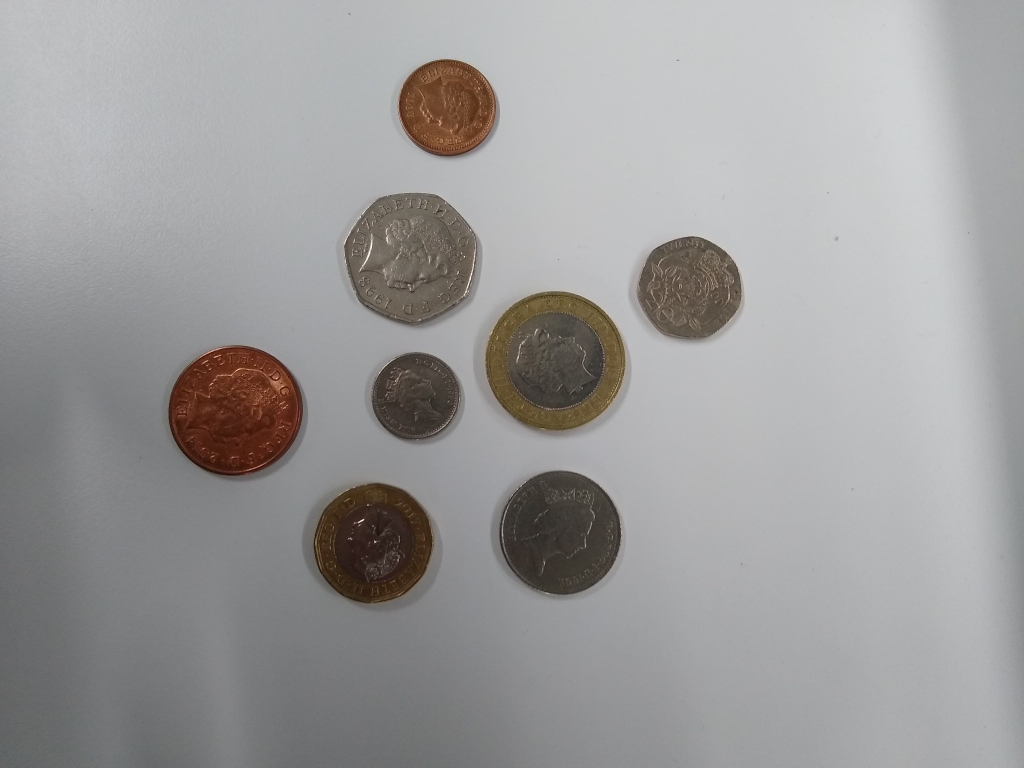
#> input picture Documenti/Git Repos/MainRepo/Coin_Recognition/test/image1.jpg, 4096 x 3072 px (shown at 1/4 size)
$ python -i utils.py   (imports and definitions only)
#> lines starting #> are read from the running program, lines starting #| are printed output that depends on the picture; after the words box and inside, x2 and y2 are one past the last pixel; in counts of white or black regions, pixels touching at a corner belong together
#> further down, picture is the input picture: shape (3072, 4096, 3); mean B, G, R 155.2, 155.3, 156.5
#! /usr/bin/env python

import cv2
import numpy as np
import os
import rospy

def resize_image(image, w=800, h=None):
#> called with w = 800
    if w is not None and h is not None:
        return cv2.resize(image, (w, h))
    elif h is None:
        ratio = w / float(image.shape[1])
#> ratio = 0.195
        return cv2.resize(image, (w, int(ratio * image.shape[0])))
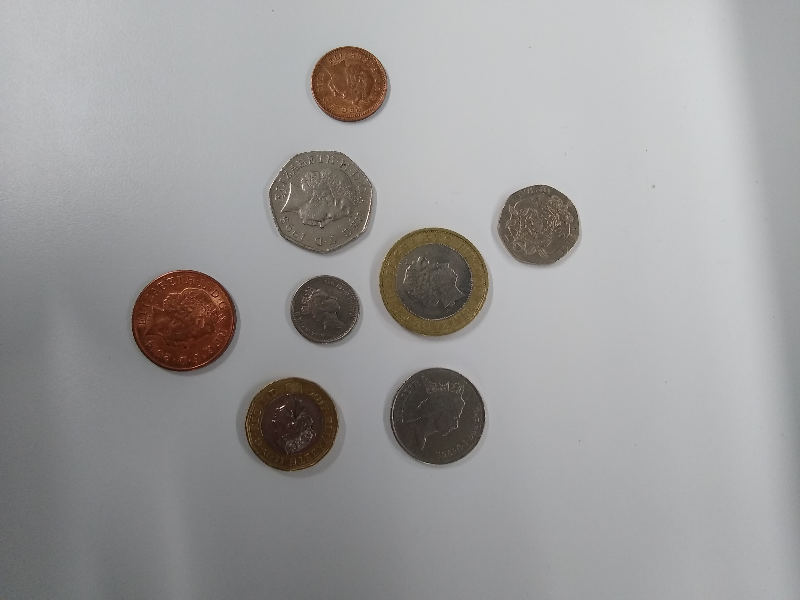
#> returned value: shape (600, 800, 3); mean of channels 0, 1, 2 155.2, 155.2, 156.5; drawn as B, G, R
    elif w is None:
        ratio = h / float(image.shape[0])
        return cv2.resize(image, (int(ratio * image.shape[1], h)))
    else:
        print("[ERROR] Insert either preferred height, preferred width or both.")

def nothing(x):
    pass

def transform_color_space(image, color_space):
    #change image's color space and return image
    if color_space == "HSV":
        image = cv2.cvtColor(image, cv2.COLOR_BGR2HSV)
    elif color_space == "LAB":
        image = cv2.cvtColor(image, cv2.COLOR_BGR2LAB)
    #OpenCV imread loads in BGR so no need for that conversion
    return image

def trackbar_mask_ranges(image):
    image = resize_image(image, w=800)
    imageHeight, imageWidth = image.shape[:2]
#> imageHeight = 600; imageWidth = 800
    color_space = "HSV"

    window_name = "%s image"%(color_space)
    cv2.namedWindow(window_name)

    #extract color components of color space
    (range1, range2, range3) = ([0, 179], [0, 255], [0, 255])
    component1, component2, component3 = list(color_space)

    u1 = "Upper %s"%(component1)
    l1 = "Lower %s"%(component1)
    u2 = "Upper %s"%(component2)
    l2 = "Lower %s"%(component2)
    u3 = "Upper %s"%(component3)
    l3 = "Lower %s"%(component3)

    #create trackbars for color components/channels
    cv2.createTrackbar(l1, window_name, range1[0], range1[1], nothing)
#> slider 'Lower H' is set to 35
    cv2.createTrackbar(u1, window_name, range1[1], range1[1], nothing)
    cv2.createTrackbar(l2, window_name, range2[0], range2[1], nothing)
#> slider 'Lower S' is set to 51
    cv2.createTrackbar(u2, window_name, range2[1], range2[1], nothing)
    cv2.createTrackbar(l3, window_name, range3[0], range3[1], nothing)
#> slider 'Lower V' is set to 51
    cv2.createTrackbar(u3, window_name, range3[1], range3[1], nothing)

    #resize image while keeping same ratio and convert to HSV color space
    image = cv2.resize(image, (imageWidth, imageHeight))
    new_color_space = cv2.cvtColor(image, cv2.COLOR_BGR2HSV)
#> new_color_space: shape (600, 800, 3); mean H, S, V 94.2, 14.7, 159

    while True:
        pos_l1 = cv2.getTrackbarPos(l1, window_name)
        pos_u1 = cv2.getTrackbarPos(u1, window_name)
        pos_l2 = cv2.getTrackbarPos(l2, window_name)
        pos_u2 = cv2.getTrackbarPos(u2, window_name)
        pos_l3 = cv2.getTrackbarPos(l3, window_name)
        pos_u3 = cv2.getTrackbarPos(u3, window_name)

        #array for final values
        final_lower = np.array([pos_l1, pos_l2, pos_l3])
        final_upper = np.array([pos_u1, pos_u2, pos_u3])

        #create mask
        mask = cv2.inRange(new_color_space, final_lower, final_upper)
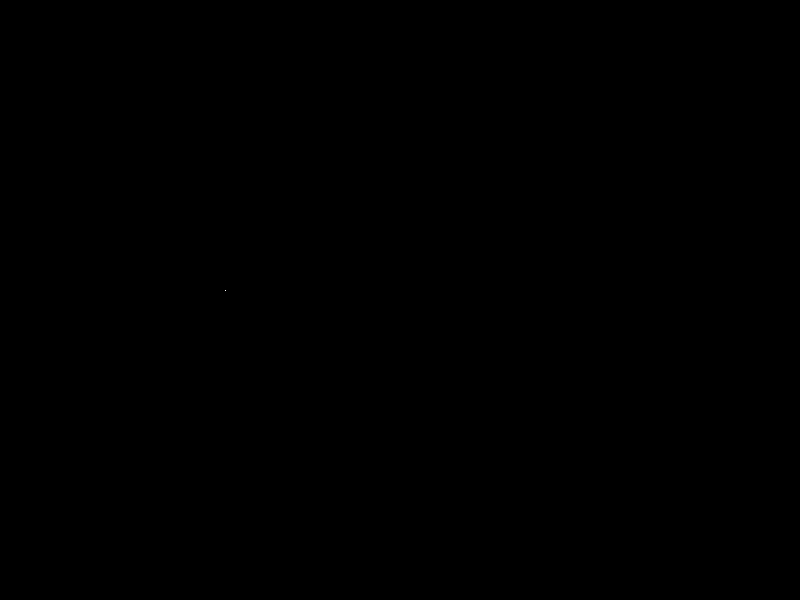
#> mask: shape (600, 800); 0% white in thin lines or dots, all inside (x1, y1, x2, y2) = (225, 290, 226, 291)

        output = cv2.bitwise_and(image, image, mask=mask)

        cv2.imshow(window_name, output)
        key = cv2.waitKey(500) & 0xFF
#> (key q is pressed here)
        if key == ord('q'):
            break

    print("Lower Boundaries for %s Color Space: %s"%(color_space,
                                        final_lower))
    print("Upper Boundaries for %s Color Space: %s"%(color_space,
                                        final_upper))
    cv2.destroyAllWindows()
    return (final_lower, final_upper)

#initialize node and image file path
# [1 line not run here, left out]
current_path = "/home/valeriofranchi/catkin_ws/src/assignment3"
# [1 line that did not run here, left out]

#load image
# [4 lines not run here, left out]

>>> import cv2
>>> picture = cv2.imread('../test/image1.jpg')
>>> result = trackbar_mask_ranges(picture)
#> result = ([35, 51, 51], [179, 255, 255])

$ run again, on Documenti/Git Repos/MainRepo/Coin_Recognition/test/image2.jpg
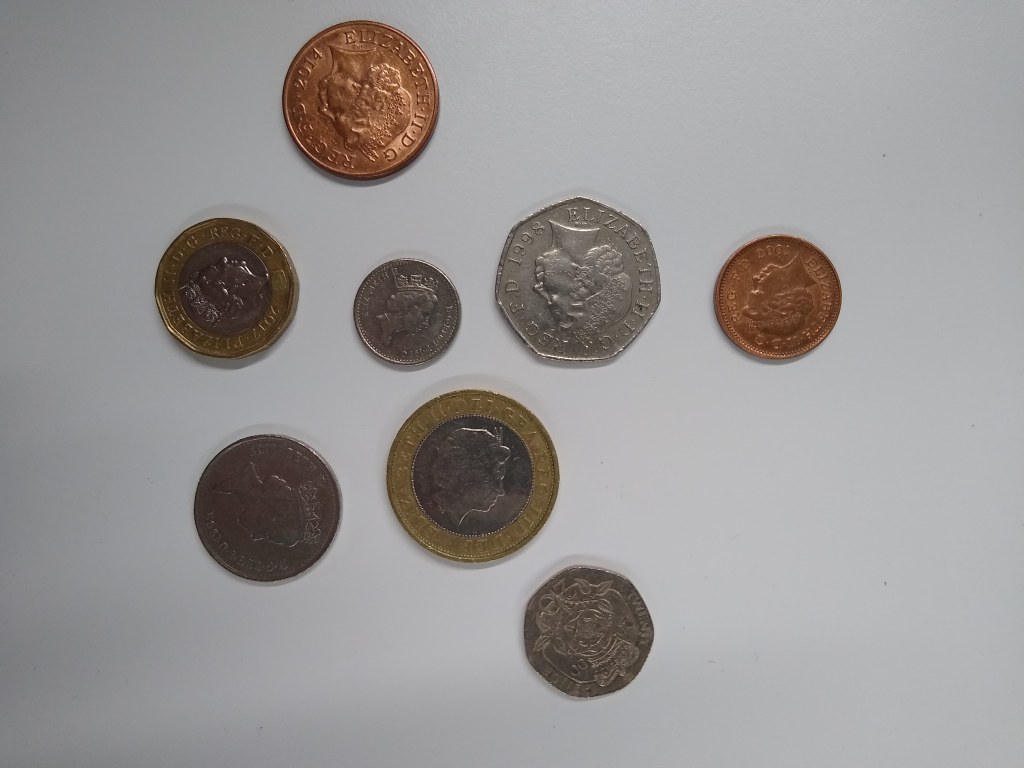
#> input picture Documenti/Git Repos/MainRepo/Coin_Recognition/test/image2.jpg, 4096 x 3072 px (shown at 1/4 size)
#> picture is the input picture: shape (3072, 4096, 3); mean B, G, R 150.2, 150.9, 154
#> in resize_image, `return cv2.resize(image, (w, int(ratio * image.shape[0])))`:
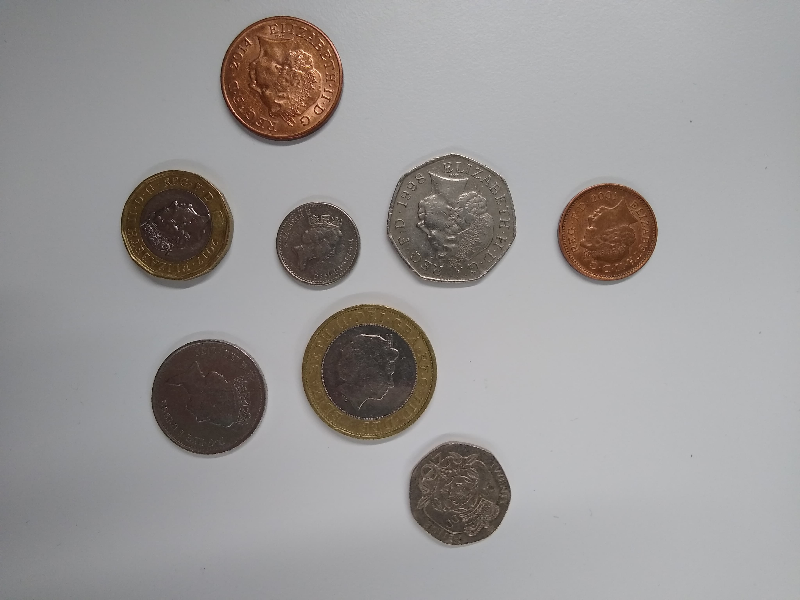
#> returned value: shape (600, 800, 3); mean of channels 0, 1, 2 150.2, 150.9, 153.9; drawn as B, G, R
#> new_color_space: shape (600, 800, 3); mean H, S, V 92.4, 19.1, 156.1
#> mask: shape (600, 800); 0% white in thin lines or dots, all inside (x1, y1, x2, y2) = (230, 105, 572, 420)
#> result = ([35, 51, 51], [179, 255, 255])

$ run again, on Documenti/Git Repos/MainRepo/Coin_Recognition/test/image3.jpg
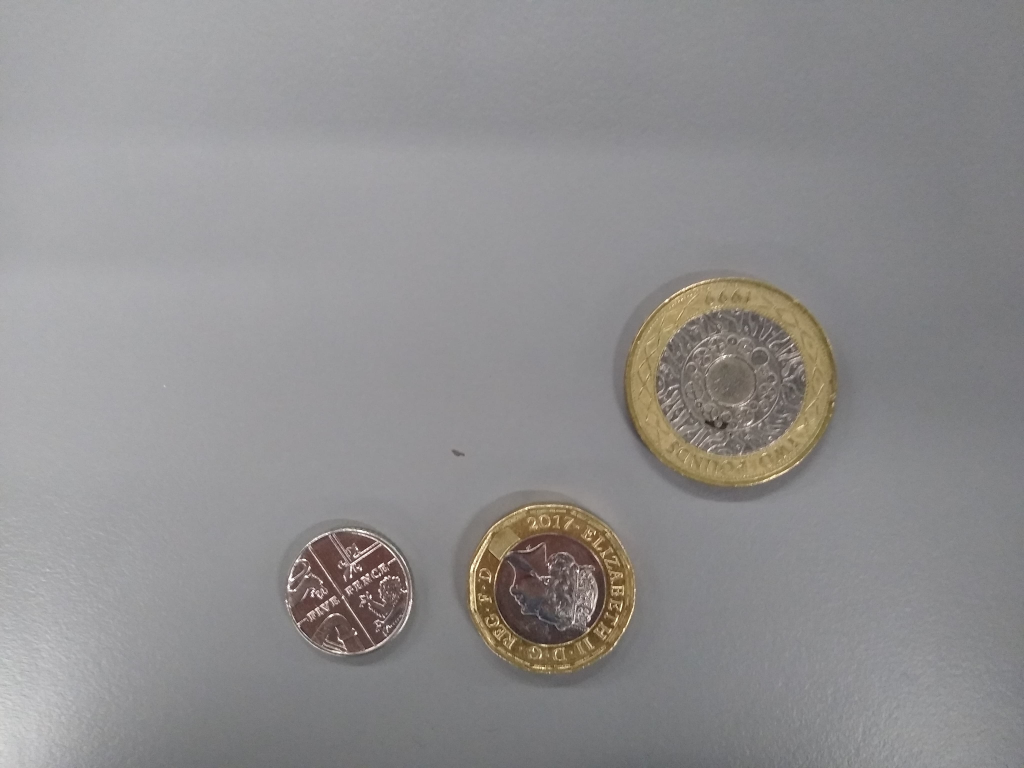
#> input picture Documenti/Git Repos/MainRepo/Coin_Recognition/test/image3.jpg, 4096 x 3072 px (shown at 1/4 size)
#> picture is the input picture: shape (3072, 4096, 3); mean B, G, R 142.5, 142.1, 143.7
#> in resize_image, `return cv2.resize(image, (w, int(ratio * image.shape[0])))`:
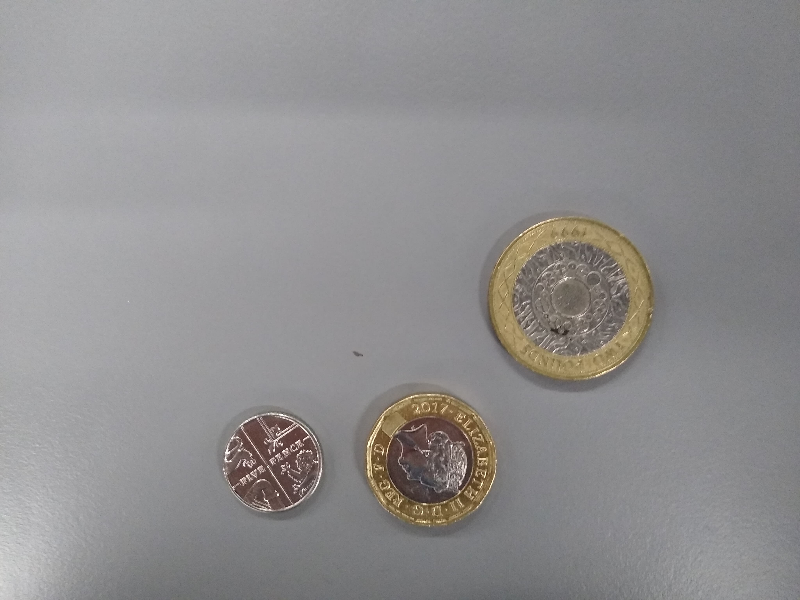
#> returned value: shape (600, 800, 3); mean of channels 0, 1, 2 142.4, 142, 143.6; drawn as B, G, R
#> new_color_space: shape (600, 800, 3); mean H, S, V 105.7, 11, 145.8
#> mask: shape (600, 800); 0.01% white in thin lines or dots, all inside (x1, y1, x2, y2) = (239, 430, 430, 495)
#> result = ([35, 51, 51], [179, 255, 255])

$ run again, on Documenti/Git Repos/MainRepo/Coin_Recognition/test/image4.jpg
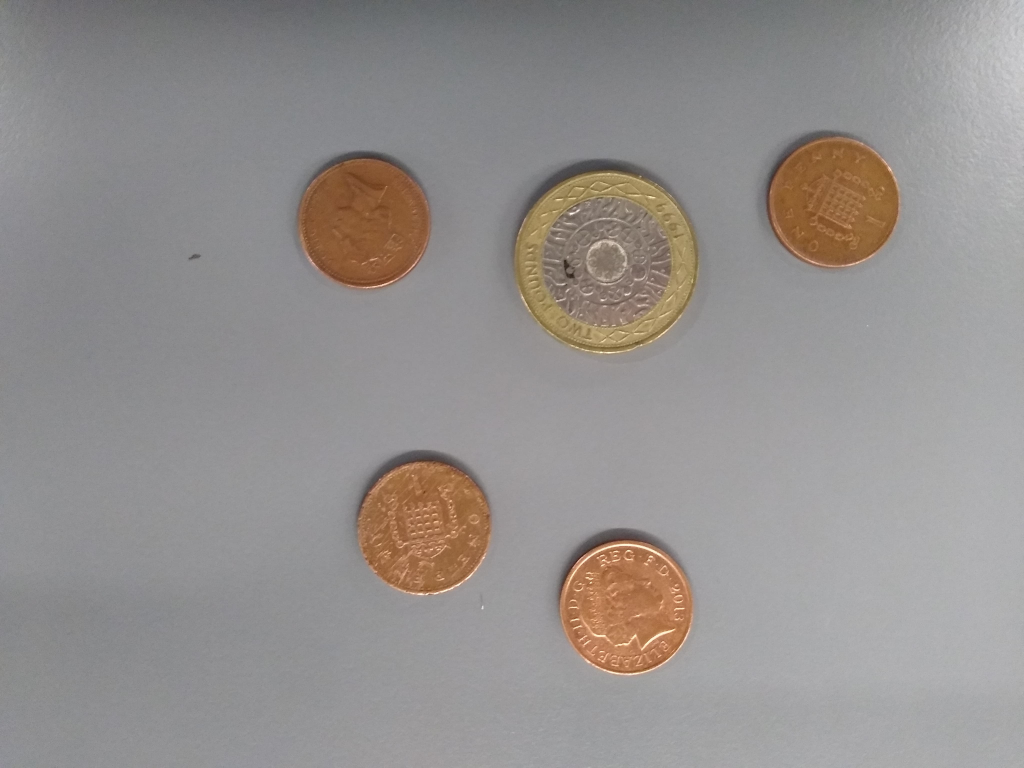
#> input picture Documenti/Git Repos/MainRepo/Coin_Recognition/test/image4.jpg, 4096 x 3072 px (shown at 1/4 size)
#> picture is the input picture: shape (3072, 4096, 3); mean B, G, R 142.1, 144.1, 148.5
#> in resize_image, `return cv2.resize(image, (w, int(ratio * image.shape[0])))`:
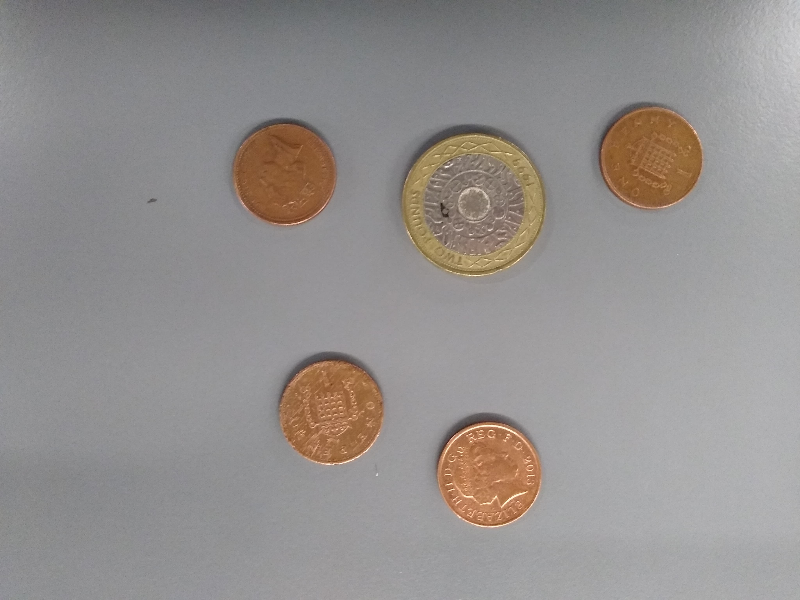
#> returned value: shape (600, 800, 3); mean of channels 0, 1, 2 142, 144, 148.4; drawn as B, G, R
#> new_color_space: shape (600, 800, 3); mean H, S, V 96.1, 16.8, 150
#> mask: shape (600, 800); 0% white in thin lines or dots, all inside (x1, y1, x2, y2) = (306, 127, 505, 440)
#> result = ([35, 51, 51], [179, 255, 255])
